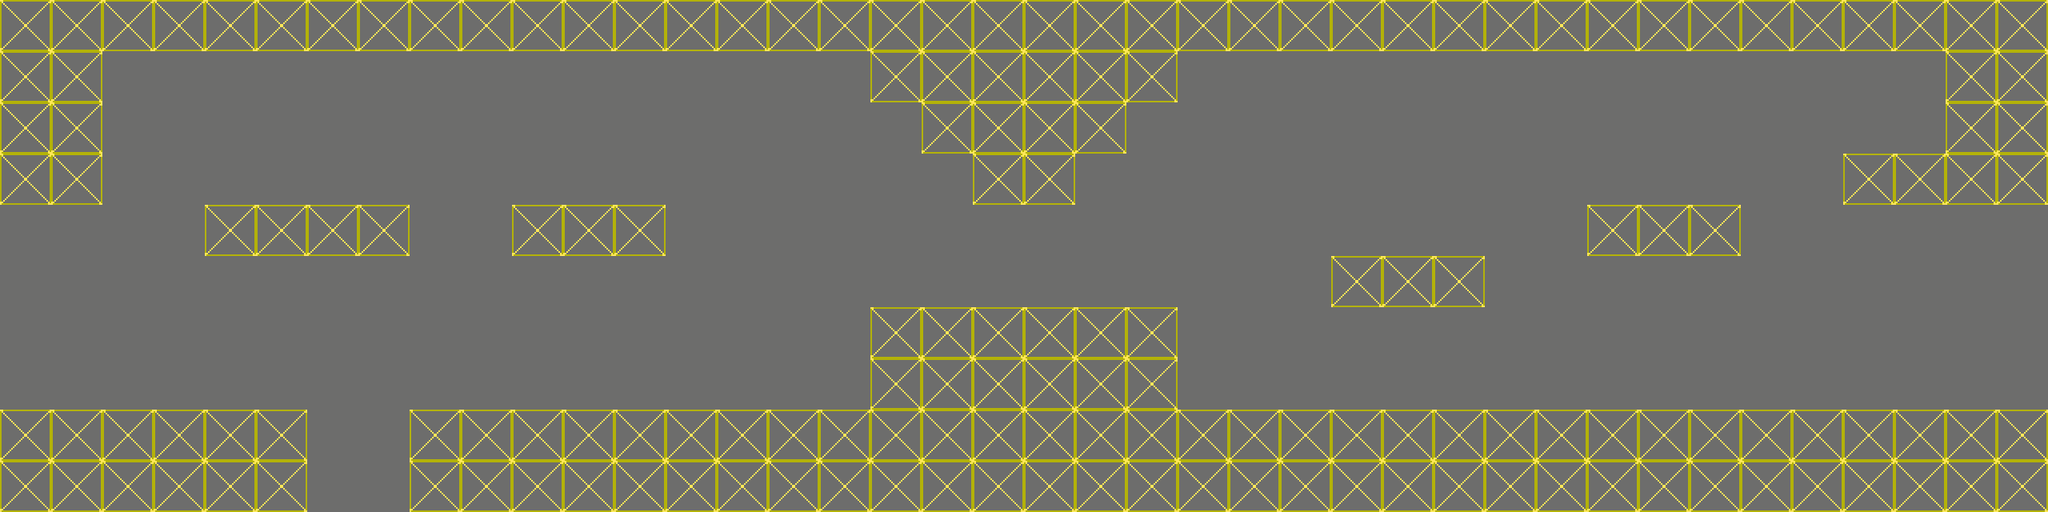

The image is a tile-based game level rendered from a .tmx file. Its description and complete source (layers, tilesets, objects, tile grids) follow:
An orthogonal 40x10 tile map with 64x64 px tiles, 2 tile layers (background, graphics), 3 tilesets and 16 objects (player).

<map version="1.9" tiledversion="1.9.2" orientation="orthogonal" renderorder="right-down" width="40" height="10" tilewidth="64" tileheight="64" infinite="0" nextlayerid="8" nextobjectid="24">
 <tileset firstgid="1" name="debug_background" tilewidth="64" tileheight="64" tilecount="1" columns="1">
  <image source="debug_background.png" width="64" height="64" />
 </tileset>
 <tileset firstgid="2" name="debug_tile" tilewidth="64" tileheight="64" tilecount="1" columns="1">
  <image source="debug_tile.png" width="64" height="64" />
 </tileset>
 <tileset firstgid="3" name="fr_id_0" tilewidth="64" tileheight="64" tilecount="1" columns="1">
  <image source="fr_id_0.png" width="64" height="64" />
 </tileset>
 <layer id="1" name="background" width="40" height="10">
  <data encoding="csv">
1,1,1,1,1,1,1,1,1,1,1,1,1,1,1,1,1,1,1,1,1,1,1,1,1,1,1,1,1,1,1,1,1,1,1,1,1,1,1,1,
1,1,1,1,1,1,1,1,1,1,1,1,1,1,1,1,1,1,1,1,1,1,1,1,1,1,1,1,1,1,1,1,1,1,1,1,1,1,1,1,
1,1,1,1,1,1,1,1,1,1,1,1,1,1,1,1,1,1,1,1,1,1,1,1,1,1,1,1,1,1,1,1,1,1,1,1,1,1,1,1,
1,1,1,1,1,1,1,1,1,1,1,1,1,1,1,1,1,1,1,1,1,1,1,1,1,1,1,1,1,1,1,1,1,1,1,1,1,1,1,1,
1,1,1,1,1,1,1,1,1,1,1,1,1,1,1,1,1,1,1,1,1,1,1,1,1,1,1,1,1,1,1,1,1,1,1,1,1,1,1,1,
1,1,1,1,1,1,1,1,1,1,1,1,1,1,1,1,1,1,1,1,1,1,1,1,1,1,1,1,1,1,1,1,1,1,1,1,1,1,1,1,
1,1,1,1,1,1,1,1,1,1,1,1,1,1,1,1,1,1,1,1,1,1,1,1,1,1,1,1,1,1,1,1,1,1,1,1,1,1,1,1,
1,1,1,1,1,1,1,1,1,1,1,1,1,1,1,1,1,1,1,1,1,1,1,1,1,1,1,1,1,1,1,1,1,1,1,1,1,1,1,1,
1,1,1,1,1,1,1,1,1,1,1,1,1,1,1,1,1,1,1,1,1,1,1,1,1,1,1,1,1,1,1,1,1,1,1,1,1,1,1,1,
1,1,1,1,1,1,1,1,1,1,1,1,1,1,1,1,1,1,1,1,1,1,1,1,1,1,1,1,1,1,1,1,1,1,1,1,1,1,1,1
</data>
 </layer>
 <layer id="2" name="graphics" width="40" height="10">
  <data encoding="csv">
2,2,2,2,2,2,2,2,2,2,2,2,2,2,2,2,2,2,2,2,2,2,2,2,2,2,2,2,2,2,2,2,2,2,2,2,2,2,2,2,
2,2,0,0,0,0,0,0,0,0,0,0,0,0,0,0,0,2,2,2,2,2,2,0,0,0,0,0,0,0,0,0,0,0,0,0,0,0,2,2,
2,2,0,0,0,0,0,0,0,0,0,0,0,0,0,0,0,0,2,2,2,2,0,0,0,0,0,0,0,0,0,0,0,0,0,0,0,0,2,2,
2,2,0,0,0,0,0,0,0,0,0,0,0,0,0,0,0,0,0,2,2,0,0,0,0,0,0,0,0,0,0,0,0,0,0,0,2,2,2,2,
0,0,0,0,2,2,2,2,0,0,2,2,2,0,0,0,0,0,0,0,0,0,0,0,0,0,0,0,0,0,0,2,2,2,0,0,0,0,0,0,
0,0,0,0,0,0,0,0,0,0,0,0,0,0,0,0,0,0,0,0,0,0,0,0,0,0,2,2,2,0,0,0,0,0,0,0,0,0,0,0,
0,0,0,0,0,0,0,0,0,0,0,0,0,0,0,0,0,2,2,2,2,2,2,0,0,0,0,0,0,0,0,0,0,0,0,0,0,0,0,0,
0,0,0,0,0,0,0,0,0,0,0,0,0,0,0,0,0,2,2,2,2,2,2,0,0,0,0,0,0,0,0,0,0,0,0,0,0,0,0,0,
2,2,2,2,2,2,0,0,2,2,2,2,2,2,2,2,2,2,2,2,2,2,2,2,2,2,2,2,2,2,2,2,2,2,2,2,2,2,2,2,
2,2,2,2,2,2,0,0,2,2,2,2,2,2,2,2,2,2,2,2,2,2,2,2,2,2,2,2,2,2,2,2,2,2,2,2,2,2,2,2
</data>
 </layer>
 <objectgroup id="3" name="platforms">
  <object id="1" x="0" y="512">
   <polygon points="0,0 384,0 384,128 0,128" />
  </object>
  <object id="2" x="512" y="512">
   <polygon points="0,0 2045.76,0 2045.76,128 0,128" />
  </object>
  <object id="3" x="1088" y="384">
   <polygon points="0,0 382.667,0 382.667,256 0,256" />
  </object>
  <object id="4" x="256" y="256">
   <polygon points="0,0 256,0 256,64 0,64" />
  </object>
  <object id="6" x="1088" y="0">
   <polygon points="0,0 382.667,0 382.667,128 0,128" />
  </object>
  <object id="7" x="1152" y="128">
   <polygon points="0,0 0,64 256,64 256,0" />
  </object>
  <object id="8" x="1216" y="256">
   <polygon points="0,0 126.667,0 126.667,-64 0,-64" />
  </object>
  <object id="9" x="0" y="0">
   <polygon points="0,0 0,64 2560,64 2560,0" />
  </object>
  <object id="10" x="0" y="256">
   <polygon points="0,0 128,0 128,-256 0,-256" />
  </object>
  <object id="13" x="1984" y="256">
   <polygon points="0,0 0,64 192,64 192,0 0,0" />
  </object>
  <object id="14" x="2432" y="0">
   <polygon points="0,0 0,256 128,256 128,0" />
  </object>
  <object id="15" x="2304" y="192">
   <polygon points="0,0 0,64 256,64 256,0" />
  </object>
  <object id="16" x="640" y="256">
   <polygon points="0,0 0,64 192,64 192,0" />
  </object>
  <object id="22" name="player" x="128" y="320" width="64" height="64" />
 </objectgroup>
 <objectgroup id="4" name="roomHandler">
  <object id="17" x="2496" y="256">
   <polygon points="0,0 64,0 64,256 0,256" />
  </object>
  <object id="18" x="0" y="512">
   <polygon points="0,0 64,0 64,-256 0,-256" />
  </object>
 </objectgroup>
</map>